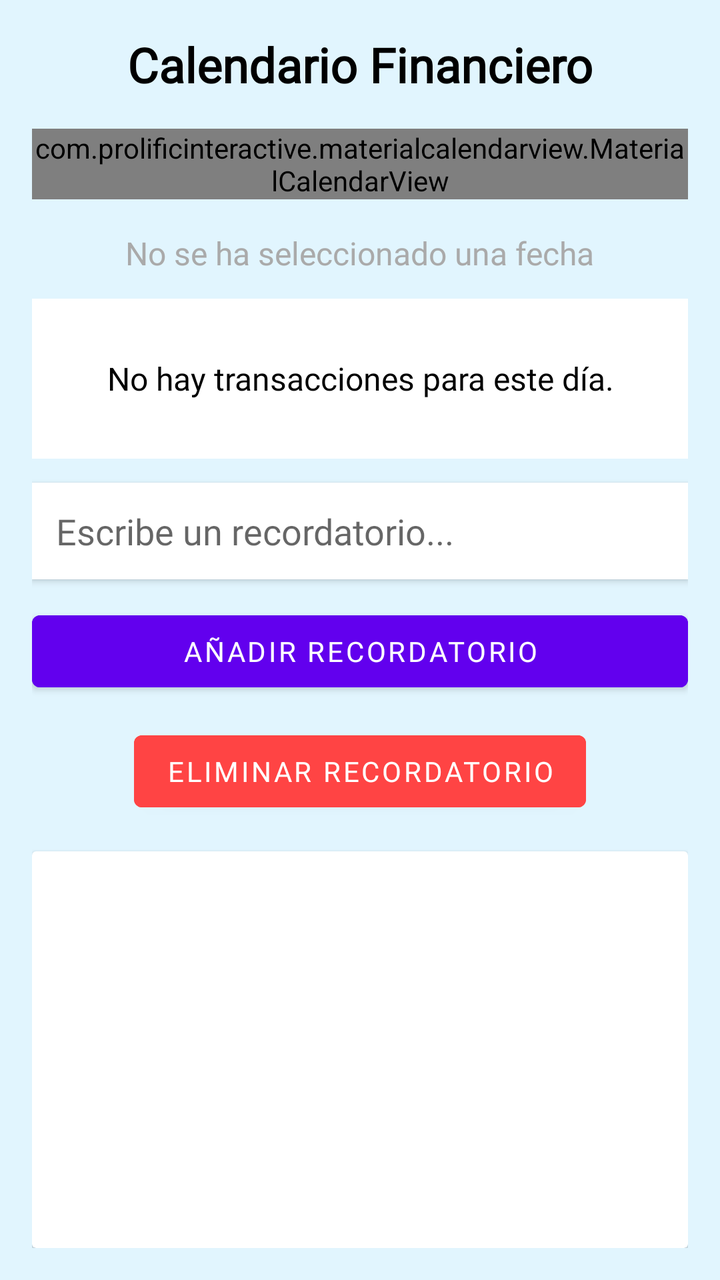
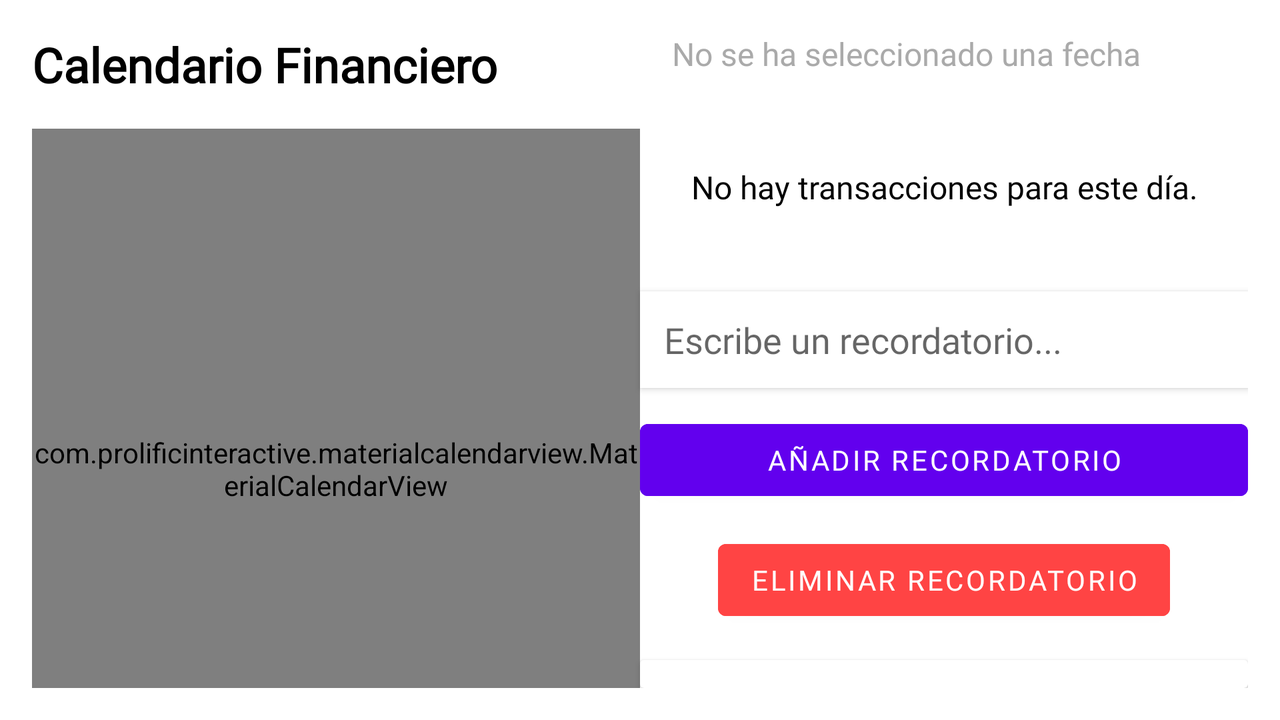

Compare how this app lays out the same screen by default and in its alternative resource folder. The renders come first, then the two layout files and the values they reference.
<!-- AndroidManifest.xml: application theme Theme.EasyFinances -->
<!-- res/layout/activity_calendar.xml -->
<?xml version="1.0" encoding="utf-8"?>
<androidx.constraintlayout.widget.ConstraintLayout xmlns:android="http://schemas.android.com/apk/res/android"
    android:layout_width="match_parent"
    android:layout_height="match_parent"
    xmlns:app="http://schemas.android.com/apk/res-auto"
    android:padding="16dp"
    android:background="@color/pastelBlue">

    
    <TextView
        android:id="@+id/txtCalendarTitle"
        android:layout_width="wrap_content"
        android:layout_height="wrap_content"
        android:text="@string/calendario_financiero"
        android:textSize="24sp"
        android:textStyle="bold"
        android:textColor="@android:color/black"
        app:layout_constraintTop_toTopOf="parent"
        app:layout_constraintStart_toStartOf="parent"
        app:layout_constraintEnd_toEndOf="parent" />

    
    <com.prolificinteractive.materialcalendarview.MaterialCalendarView
        android:id="@+id/calendarView"
        android:layout_width="match_parent"
        android:layout_height="wrap_content"
        app:mcv_showOtherDates="all"
        android:layout_marginTop="16dp"
        app:layout_constraintTop_toBottomOf="@id/txtCalendarTitle"
        app:layout_constraintStart_toStartOf="parent"
        app:layout_constraintEnd_toEndOf="parent"/>

    
    <TextView
        android:id="@+id/txtSelectedDate"
        android:layout_width="wrap_content"
        android:layout_height="wrap_content"
        android:text="@string/no_se_ha_seleccionado_una_fecha"
        android:textSize="16sp"
        android:textColor="@android:color/darker_gray"
        app:layout_constraintTop_toBottomOf="@id/calendarView"
        app:layout_constraintStart_toStartOf="parent"
        app:layout_constraintEnd_toEndOf="parent"
        android:layout_marginTop="16dp" />

    
    <TextView
        android:id="@+id/txtTransactionDetails"
        android:layout_width="match_parent"
        android:layout_height="80dp"
        android:text="@string/no_hay_transacciones_para_este_dia"
        android:textSize="16sp"
        android:textColor="@android:color/black"
        android:padding="8dp"
        android:background="@android:color/white"
        android:gravity="center"
    app:layout_constraintTop_toBottomOf="@id/txtSelectedDate"
    app:layout_constraintStart_toStartOf="parent"
    app:layout_constraintEnd_toEndOf="parent"
    android:layout_marginTop="12dp"/>


    
    <EditText
        android:id="@+id/etReminderInput"
        android:layout_width="0dp"
        android:layout_height="wrap_content"
        android:hint="@string/escribe_un_recordatorio"
        android:background="@android:color/white"
        android:padding="12dp"
        android:elevation="2dp"
        app:layout_constraintTop_toBottomOf="@id/txtTransactionDetails"
        app:layout_constraintStart_toStartOf="parent"
        app:layout_constraintEnd_toEndOf="parent"
        android:layout_marginTop="12dp" />

    
    <Button
        android:id="@+id/btnSaveReminder"
        android:layout_width="0dp"
        android:layout_height="wrap_content"
        android:text="@string/aniadir_recordatorio"
        android:backgroundTint="@color/purple_500"
        android:textColor="@android:color/white"
        app:layout_constraintTop_toBottomOf="@id/etReminderInput"
        app:layout_constraintStart_toStartOf="parent"
        app:layout_constraintEnd_toEndOf="parent"
        android:layout_marginTop="12dp" />

    
    <Button
        android:id="@+id/btnDeleteReminder"
        android:layout_width="wrap_content"
        android:layout_height="wrap_content"
        android:text="@string/eliminar_recordatorio"
        android:backgroundTint="@android:color/holo_red_light"
        android:textColor="@android:color/white"
        android:layout_marginTop="12dp"
        app:layout_constraintTop_toBottomOf="@id/btnSaveReminder"
        app:layout_constraintStart_toStartOf="parent"
        app:layout_constraintEnd_toEndOf="parent"/>

    
    <androidx.cardview.widget.CardView
        android:layout_width="match_parent"
        android:layout_height="0dp"
        android:elevation="4dp"
        android:padding="8dp"
        app:layout_constraintTop_toBottomOf="@id/btnDeleteReminder"
        app:layout_constraintStart_toStartOf="parent"
        app:layout_constraintEnd_toEndOf="parent"
        app:layout_constraintBottom_toBottomOf="parent"
        android:layout_marginTop="16dp">

        
        <androidx.recyclerview.widget.RecyclerView
            android:id="@+id/recyclerReminders"
            android:layout_width="match_parent"
            android:layout_height="match_parent"
            android:padding="8dp"
            android:clipToPadding="false"/>
    </androidx.cardview.widget.CardView>

</androidx.constraintlayout.widget.ConstraintLayout>
<!-- resources referenced by this layout -->
<resources>
  <color name="pastelBlue">#E1F5FE</color>
  <color name="purple_500">#FF6200EE</color>
  <string name="aniadir_recordatorio">Añadir Recordatorio</string>
  <string name="calendario_financiero">Calendario Financiero</string>
  <string name="eliminar_recordatorio">Eliminar Recordatorio</string>
  <string name="escribe_un_recordatorio">Escribe un recordatorio...</string>
  <string name="no_hay_transacciones_para_este_dia">No hay transacciones para este día.</string>
  <string name="no_se_ha_seleccionado_una_fecha">No se ha seleccionado una fecha</string>
  <style name="Theme.EasyFinances" parent="Theme.MaterialComponents.Light.NoActionBar">
          
          <item name="colorPrimary">@color/teal_700</item>
          <item name="colorPrimaryVariant">@color/teal_200</item>
          <item name="colorOnPrimary">@color/white</item>
  
          
          <item name="android:windowBackground">@color/white</item>
          <item name="android:textColorPrimary">@color/black</item>
  
          
          <item name="fontFamily">@font/roboto</item>
  
          
          <item name="android:statusBarColor">@color/teal_700</item>
          <item name="android:navigationBarColor">@color/white</item>
      </style>
  <color name="teal_700">#FF018786</color>
  <color name="teal_200">#FF03DAC5</color>
  <color name="white">#FFFFFFFF</color>
  <color name="black">#FF000000</color>
</resources>
<!-- res/layout-land/activity_calendar.xml (the repository's variant of the layout above) -->
<!-- drawn on the phone turned sideways -->
<?xml version="1.0" encoding="utf-8"?>

<androidx.constraintlayout.widget.ConstraintLayout
    xmlns:android="http://schemas.android.com/apk/res/android"
    xmlns:app="http://schemas.android.com/apk/res-auto"
    android:layout_width="match_parent"
    android:layout_height="match_parent"
    android:padding="16dp">

    
    <androidx.constraintlayout.widget.Guideline
        android:id="@+id/guideline_vertical"
        android:layout_width="wrap_content"
        android:layout_height="wrap_content"
        android:orientation="vertical"
        app:layout_constraintGuide_percent="0.5" />

    
    <TextView
        android:id="@+id/txtCalendarTitle"
        android:layout_width="0dp"
        android:layout_height="wrap_content"
        android:text="Calendario Financiero"
        android:textSize="24sp"
        android:textStyle="bold"
        android:textColor="@android:color/black"
        app:layout_constraintTop_toTopOf="parent"
        app:layout_constraintStart_toStartOf="parent"
        app:layout_constraintEnd_toStartOf="@id/guideline_vertical" />

    
    <com.prolificinteractive.materialcalendarview.MaterialCalendarView
        android:id="@+id/calendarView"
        android:layout_width="0dp"
        android:layout_height="340dp"
        app:mcv_showOtherDates="all"
        android:layout_marginTop="16dp"
        app:layout_constraintTop_toBottomOf="@id/txtCalendarTitle"
        app:layout_constraintStart_toStartOf="parent"
        app:layout_constraintEnd_toStartOf="@id/guideline_vertical" />

    
    <TextView
        android:id="@+id/txtSelectedDate"
        android:layout_width="0dp"
        android:layout_height="wrap_content"
        android:text="No se ha seleccionado una fecha"
        android:textSize="16sp"
        android:textColor="@android:color/darker_gray"
        android:layout_marginStart="16dp"
        android:layout_marginEnd="16dp"
        app:layout_constraintTop_toTopOf="parent"
        app:layout_constraintStart_toEndOf="@id/guideline_vertical"
        app:layout_constraintEnd_toEndOf="parent" />

    <TextView
        android:id="@+id/txtTransactionDetails"
        android:layout_width="0dp"
        android:layout_height="80dp"
        android:text="No hay transacciones para este día."
        android:textSize="16sp"
        android:textColor="@android:color/black"
        android:background="@android:color/white"
        android:padding="8dp"
        android:gravity="center"
        android:layout_marginTop="16dp"
        app:layout_constraintTop_toBottomOf="@id/txtSelectedDate"
        app:layout_constraintStart_toEndOf="@id/guideline_vertical"
        app:layout_constraintEnd_toEndOf="parent" />

    <EditText
        android:id="@+id/etReminderInput"
        android:layout_width="0dp"
        android:layout_height="wrap_content"
        android:hint="Escribe un recordatorio..."
        android:background="@android:color/white"
        android:padding="12dp"
        android:elevation="2dp"
        android:layout_marginTop="12dp"
        app:layout_constraintTop_toBottomOf="@id/txtTransactionDetails"
        app:layout_constraintStart_toEndOf="@id/guideline_vertical"
        app:layout_constraintEnd_toEndOf="parent" />

    <Button
        android:id="@+id/btnSaveReminder"
        android:layout_width="0dp"
        android:layout_height="wrap_content"
        android:text="Añadir Recordatorio"
        android:backgroundTint="@color/purple_500"
        android:textColor="@android:color/white"
        android:layout_marginTop="12dp"
        app:layout_constraintTop_toBottomOf="@id/etReminderInput"
        app:layout_constraintStart_toEndOf="@id/guideline_vertical"
        app:layout_constraintEnd_toEndOf="parent" />

    <Button
        android:id="@+id/btnDeleteReminder"
        android:layout_width="wrap_content"
        android:layout_height="wrap_content"
        android:text="Eliminar Recordatorio"
        android:backgroundTint="@android:color/holo_red_light"
        android:textColor="@android:color/white"
        android:layout_marginTop="12dp"
        app:layout_constraintTop_toBottomOf="@id/btnSaveReminder"
        app:layout_constraintStart_toEndOf="@id/guideline_vertical"
        app:layout_constraintEnd_toEndOf="parent" />

    <androidx.cardview.widget.CardView
        android:layout_width="0dp"
        android:layout_height="0dp"
        android:elevation="4dp"
        android:padding="8dp"
        android:layout_marginTop="16dp"
        app:layout_constraintTop_toBottomOf="@id/btnDeleteReminder"
        app:layout_constraintStart_toEndOf="@id/guideline_vertical"
        app:layout_constraintEnd_toEndOf="parent"
        app:layout_constraintBottom_toBottomOf="parent">

        <androidx.recyclerview.widget.RecyclerView
            android:id="@+id/recyclerReminders"
            android:layout_width="match_parent"
            android:layout_height="match_parent"
            android:padding="8dp"
            android:clipToPadding="false" />
    </androidx.cardview.widget.CardView>

</androidx.constraintlayout.widget.ConstraintLayout>
<!-- resources referenced by the variant -->
<!-- as the phone turned sideways resolves them -->
<resources>
  <color name="purple_500">#FF6200EE</color>
  <style name="Theme.EasyFinances" parent="Theme.MaterialComponents.Light.NoActionBar">
          
          <item name="colorPrimary">@color/teal_700</item>
          <item name="colorPrimaryVariant">@color/teal_200</item>
          <item name="colorOnPrimary">@color/white</item>
  
          
          <item name="android:windowBackground">@color/white</item>
          <item name="android:textColorPrimary">@color/black</item>
  
          
          <item name="fontFamily">@font/roboto</item>
  
          
          <item name="android:statusBarColor">@color/teal_700</item>
          <item name="android:navigationBarColor">@color/white</item>
      </style>
  <color name="teal_700">#FF018786</color>
  <color name="teal_200">#FF03DAC5</color>
  <color name="white">#FFFFFFFF</color>
  <color name="black">#FF000000</color>
</resources>
